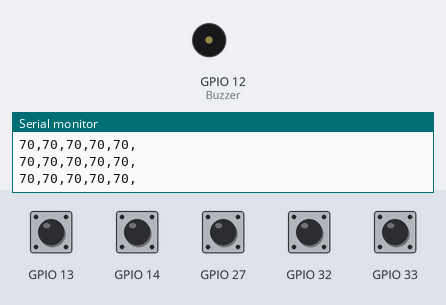
A sketch run on a simulated ESP32. On the bench: buzzer (waves = sounding), the last lines printed to the serial monitor. The test bench sets the inputs (shaded band); at power-on: GPIO 13, GPIO 14, GPIO 27, GPIO 32, GPIO 33 HIGH.

Above: at 3.2 s.
3.3 s: GPIO 14 pulled LOW for 0.6 s
At 4.14 s:
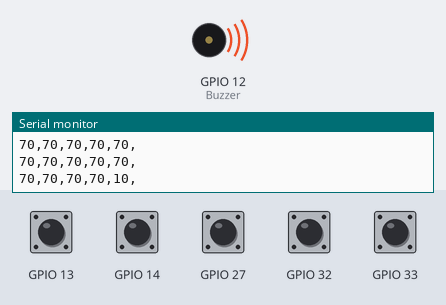
5.7 s: GPIO 13 pulled LOW for 0.6 s
8.4 s: GPIO 32 pulled LOW for 1 s
11.7 s: GPIO 33 pulled LOW for 1 s
Timing chart, 0 to 14.7 s (numbered marks = the images above; inputs shaded):
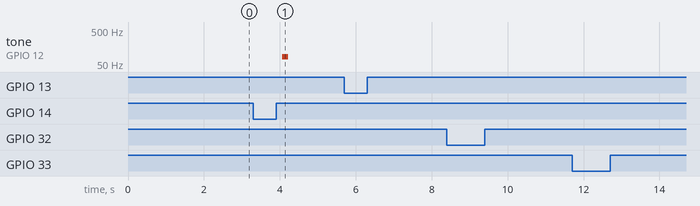

Measured:
- after the input at 3.3 s, tone on GPIO 12 (Buzzer): silent → 83 Hz after 0.76 s, → silent 0.16 s later

The sketch:

piano.ino
```cpp
#define Buzzer 12

const int VALUE_THRESHOLD = 20;

int TOUCH_SENSOR_VALUE_1;
int TOUCH_SENSOR_VALUE_2;
int TOUCH_SENSOR_VALUE_3;
int TOUCH_SENSOR_VALUE_4;
int TOUCH_SENSOR_VALUE_5;

void setup(){

  pinMode(Buzzer, OUTPUT);
  Serial.begin(115200);
  delay(2000);
  digitalWrite(Buzzer, LOW);
}

void loop(){

  TOUCH_SENSOR_VALUE_1 = touchRead(T8);
  TOUCH_SENSOR_VALUE_2 = touchRead(T7);
  TOUCH_SENSOR_VALUE_3 = touchRead(T9);
  TOUCH_SENSOR_VALUE_4 = touchRead(T4);
  TOUCH_SENSOR_VALUE_5 = touchRead(T6);

  Serial.print(TOUCH_SENSOR_VALUE_1);
  Serial.print(",");
  Serial.print(TOUCH_SENSOR_VALUE_2);
  Serial.print(",");
  Serial.print(TOUCH_SENSOR_VALUE_3);
  Serial.print(",");
  Serial.print(TOUCH_SENSOR_VALUE_4);
  Serial.print(",");
  Serial.print(TOUCH_SENSOR_VALUE_5);
  Serial.println(",");
  delay(500);

  if(TOUCH_SENSOR_VALUE_1 < VALUE_THRESHOLD){
    for(int i=0; i<2; i++){
      digitalWrite(Buzzer, HIGH);
      delay(100);
      digitalWrite(Buzzer, LOW);
      delay(100);
    }
  }
  if(TOUCH_SENSOR_VALUE_2 < VALUE_THRESHOLD){
     for(int i=0; i<5; i++){
      digitalWrite(Buzzer, HIGH);
      delay(50);
      digitalWrite(Buzzer, LOW);
      delay(50);
    }
  }
  if(TOUCH_SENSOR_VALUE_3 < VALUE_THRESHOLD){
    for(int i=0; i<8; i++){
      digitalWrite(Buzzer, HIGH);
      delay(25);
      digitalWrite(Buzzer, LOW);
      delay(25);
    }
  }
  if(TOUCH_SENSOR_VALUE_4 < VALUE_THRESHOLD){
     for(int i=0; i<11; i++){
      digitalWrite(Buzzer, HIGH);
      delay(12);
      digitalWrite(Buzzer, LOW);
      delay(12);
    }
  }
  if(TOUCH_SENSOR_VALUE_5 < VALUE_THRESHOLD){
    for(int i=0; i<14; i++){
      digitalWrite(Buzzer, HIGH);
      delay(6);
      digitalWrite(Buzzer, LOW);
      delay(6);
    }
  }
  else{
    digitalWrite(Buzzer, LOW);
  }
}
```
